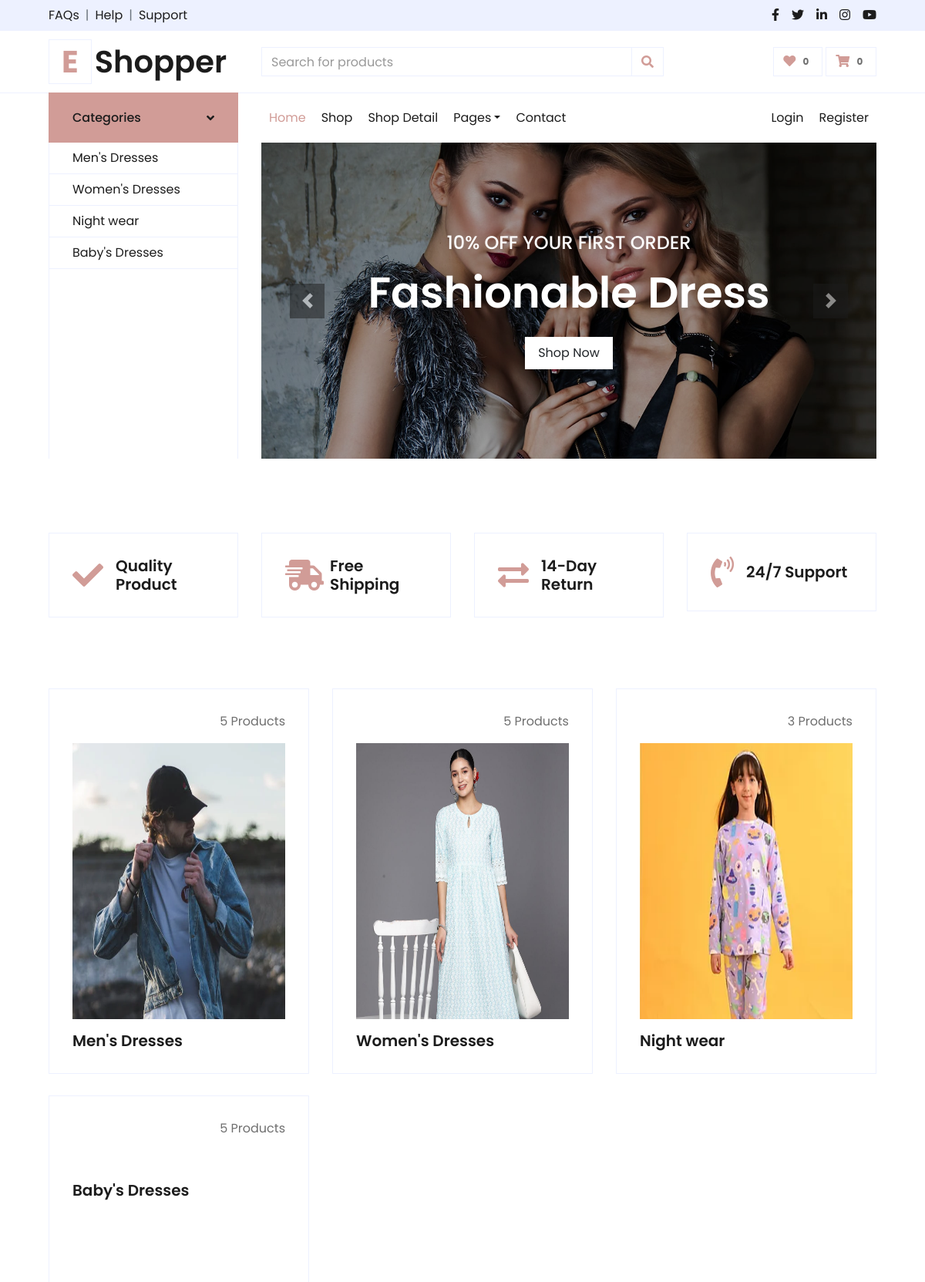
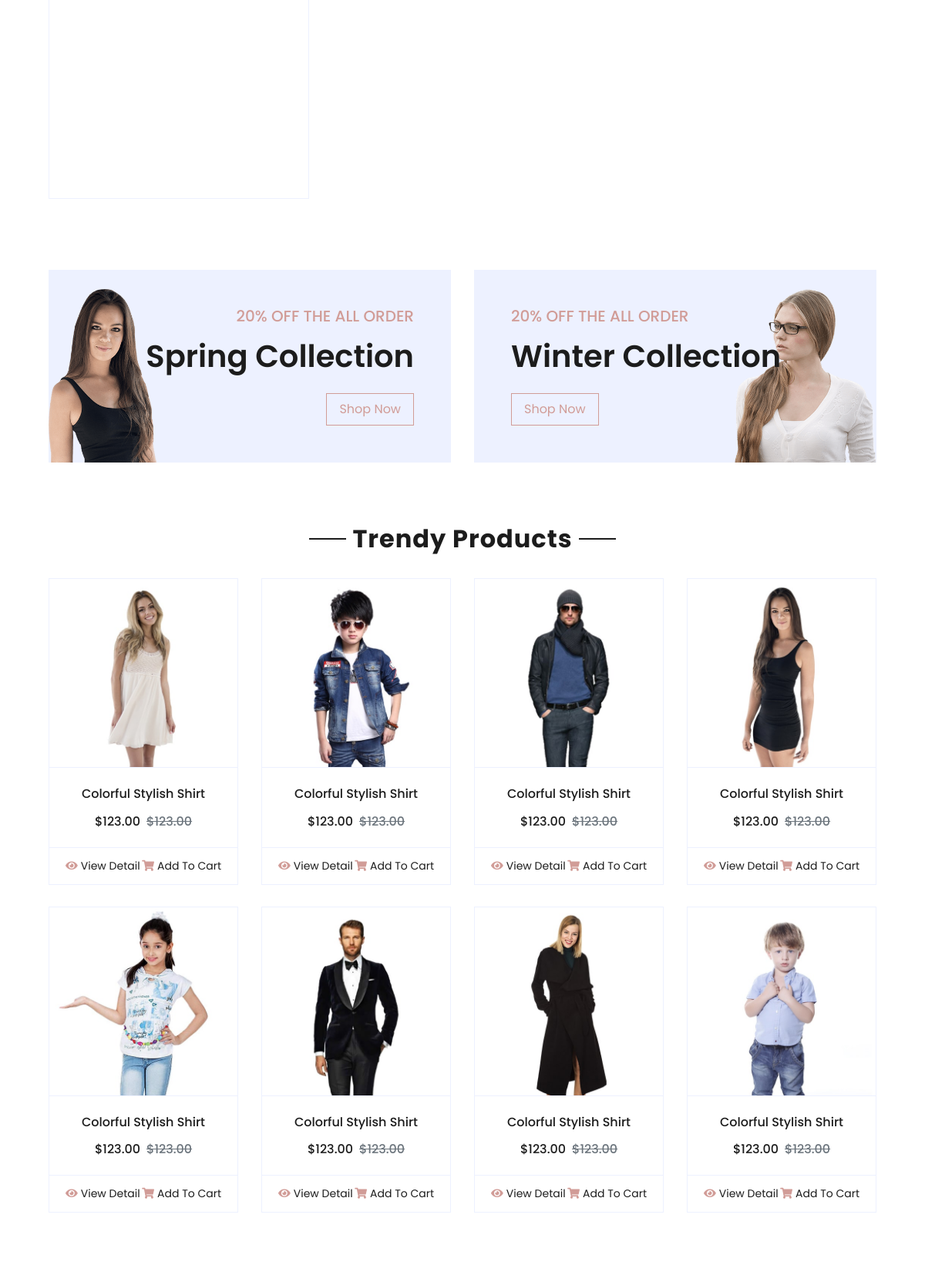
/front_end/index.php (upper part), run on the app's committed database (2 pictures, top to bottom).
### tables this page shows
CREATE TABLE IF NOT EXISTS `categories` (
  `cat_id` int NOT NULL AUTO_INCREMENT,
  `cat_name` varchar(70) NOT NULL,
  `cat_image` text NOT NULL,
  `cat_status` enum('active','inactive') NOT NULL,
  PRIMARY KEY (`cat_id`)
) AUTO_INCREMENT=24;

### front_end/index.php (the view, shortened to what the rows shown need)
<?php
include('header.php');
?>
</div>
</div>
<div class="container-fluid pt-5">
    <div class="row px-xl-5 pb-3">
        <div class="col-lg-3 col-md-6 col-sm-12 pb-1">
            <div class="d-flex align-items-center border mb-4" style="padding: 30px;">
                <h1 class="fa fa-check text-primary m-0 mr-3"></h1>
            </div>
        </div>
        <div class="col-lg-3 col-md-6 col-sm-12 pb-1">
            <div class="d-flex align-items-center border mb-4" style="padding: 30px;">
                <h1 class="fa fa-shipping-fast text-primary m-0 mr-2"></h1>
            </div>
        </div>
        <div class="col-lg-3 col-md-6 col-sm-12 pb-1">
            <div class="d-flex align-items-center border mb-4" style="padding: 30px;">
                <h1 class="fas fa-exchange-alt text-primary m-0 mr-3"></h1>
            </div>
        </div>
        <div class="col-lg-3 col-md-6 col-sm-12 pb-1">
            <div class="d-flex align-items-center border mb-4" style="padding: 30px;">
                <h1 class="fa fa-phone-volume text-primary m-0 mr-3"></h1>
            </div>
        </div>
    </div>
</div>
<div class="container-fluid pt-5">
    <div class="row px-xl-5 pb-3">
        <?php
        $categoryQuery = "SELECT *, (SELECT COUNT(id) from products where category_id = categories.cat_id) as category_count FROM categories";
        $categoryresult = mysqli_query($con, $categoryQuery);
        if (mysqli_num_rows($categoryresult) > 0) {
            while ($category = mysqli_fetch_assoc($categoryresult)) {
        ?>
                <div class="col-lg-4 col-md-6 pb-1">
                    <div class="cat-item d-flex flex-column border mb-4" style="padding: 30px;height:500px;">
                        <p class="text-right"><?php echo $category['category_count'] ?> Products</p>
                        <a href="shop.php?category=<?php echo $category['cat_id']; ?>&cat_name=<?php echo $category['cat_name'] ?>" class="cat-img position-relative overflow-hidden mb-3">
                            <img class="img-fluid" src="../back_end/uploads/<?php echo $category['cat_image']; ?>" alt="" style="height:500px;">
                        </a>
                        <h5 class="font-weight-semi-bold m-0"><?php echo $category['cat_name'] ?>
                        </h5>
                    </div>
                </div>
        <?php
            }
        }
        ?>
    </div>
</div>
<div class="container-fluid offer pt-5">
    <div class="row px-xl-5">
        <div class="col-md-6 pb-4">
            <div class="position-relative bg-secondary text-center text-md-right text-white mb-2 py-5 px-5">
                <div class="position-relative" style="z-index: 1;">
                    <h1 class="mb-4 font-weight-semi-bold">Spring Collection</h1>
                </div>
            </div>
        </div>
        <div class="col-md-6 pb-4">
            <div class="position-relative bg-secondary text-center text-md-left text-white mb-2 py-5 px-5">
                <div class="position-relative" style="z-index: 1;">
                    <h1 class="mb-4 font-weight-semi-bold">Winter Collection</h1>
                </div>
            </div>
        </div>
    </div>
</div>
<div class="container-fluid pt-5">
    <div class="text-center mb-4">
        <h2 class="section-title px-5"><span class="px-2">Trendy Products</span></h2>
    </div>
</div>
<?php
include('footer.php');
?>
</body>
</html>

### front_end/header.php (shortened to what the rows shown need)
<?php
include('functions.php');
?>
<!DOCTYPE html>
<html lang="en">
<head>
    <link href="https://cdnjs.cloudflare.com/ajax/libs/font-awesome/5.10.0/css/all.min.css" rel="stylesheet">
    <link href="lib/owlcarousel/assets/owl.carousel.min.css" rel="stylesheet">
    <link href="css/style.css" rel="stylesheet">
</head>
<body>
    <div class="container-fluid">
        <div class="row align-items-center py-3 px-xl-5">
            <div class="col-lg-3 d-none d-lg-block">
                <a href="index.php" class="text-decoration-none">
                    <h1 class="m-0 display-5 font-weight-semi-bold"><span class="text-primary font-weight-bold border px-3 mr-1">E</span>Shopper</h1>
                </a>
            </div>
        </div>
    </div>
    <div class="container-fluid mb-5">
        <div class="row border-top px-xl-5">
            <div class="col-lg-3 d-none d-lg-block">
                <nav class="collapse show position-absolute navbar navbar-vertical navbar-light align-items-start p-0 border border-top-0 border-bottom-0 bg-light" id="navbar-vertical" style="width: calc(100% - 30px); z-index: 1;">
                    <div class="navbar-nav w-100 overflow-hidden" style="height: 410px">
                        <?php
                                $query = "SELECT * from categories";
                                $result = mysqli_query($con,$query);
                                if(mysqli_num_rows($result) > 0)
                                {
                                    while($category = mysqli_fetch_assoc($result))
                                    {
                                        ?>
                                        <a href="shop.php?category=<?php echo $category['cat_id']; ?>&cat_name=<?php echo $category['cat_name'] ?>" class="nav-item nav-link"><?php echo $category['cat_name'] ?></a>
                                        <?php
                                    }
                                }
                                ?>
                        </div>
                </nav>
 </div>

### data on the page
categories: cat_name "Men's Dresses", category_count "5", cat_image (picture)
categories: cat_name "Women's Dresses", category_count "5", cat_image (picture)
categories: cat_name "Night wear", category_count "3", cat_image (picture)
categories: cat_name "Baby's Dresses", category_count "5"

### other printed values
$wishCount "0"
$cartCount "0"
